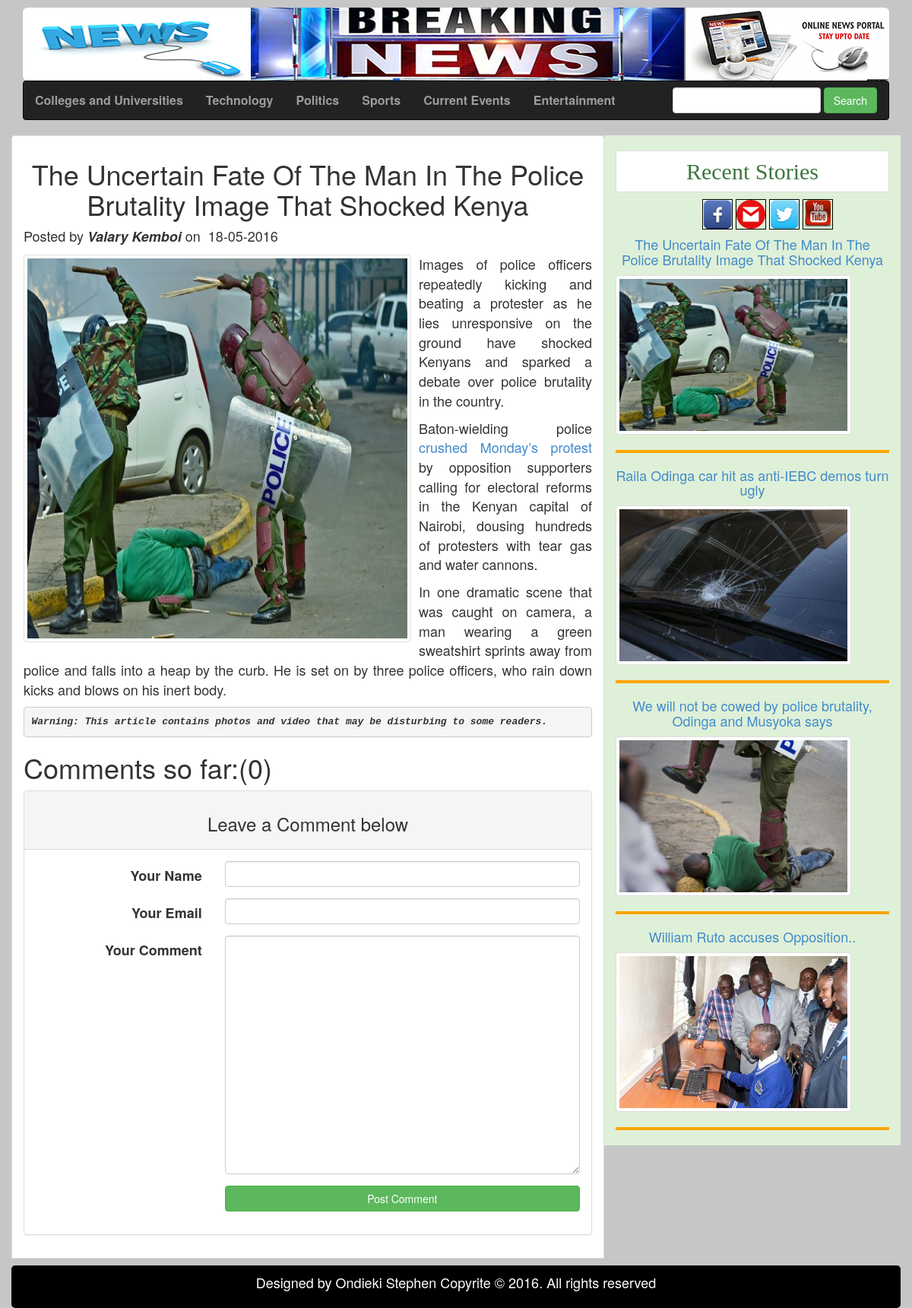
Screenshot of /details.php?post=26 with the database file from the repository.
### tables this page shows
CREATE TABLE IF NOT EXISTS `categories` (
  `cat_id` int(10) NOT NULL,
  `cat_title` varchar(255) NOT NULL
);

CREATE TABLE IF NOT EXISTS `posts` (
  `post_id` int(10) NOT NULL,
  `category_id` int(10) NOT NULL,
  `post_title` varchar(255) NOT NULL,
  `post_date` text NOT NULL,
  `post_author` varchar(255) NOT NULL,
  `post_keywords` text NOT NULL,
  `post_image` text NOT NULL,
  `post_content` text NOT NULL
);

### details.php (the view, shortened to what this page needs)
<!DOCTYPE HTML">
<html lang="eng">
<head>
<link type="text/css"rel="stylesheet"href="css/bootstrap.min.css"/>
<link type="text/css"rel="stylesheet"href="styles.css"/>
</head>
<body>
	<?php
		include 'header.php';
	?>
	<div class="container">
		<div class="row">
			<div class="col-sm-8 list-group-item">
				<?php
					if(isset($_GET['post']))
					{
					$post_id=$_GET['post'];
				 	$select_posts="SELECT * FROM posts WHERE post_id='$post_id'";
				 	$post_query=mysql_query($select_posts);
				 	while($query_row=mysql_fetch_array($post_query))
				 	{
						$post_title=$query_row['post_title'];
						$post_date=$query_row['post_date'];
						$post_author=$query_row['post_author'];
						$post_image=$query_row['post_image'];
						$post_content=$query_row['post_content'];
						echo "
						<h1 style='text-align:center;'>$post_title</h1>
						<p><span>Posted by </span><span style='font-weight:bold;font-style:italic;'>$post_author</span> on &nbsp;$post_date</p>
						<div class='img-thumbnail pull-left' style='margin-right:10px;'><img src='admin/new_images/$post_image'width='500'height='500'></div>
						<p>$post_content</p>
						";
					}
					include 'comment_form.php';
				}
				?>
			</div>
			<div class="col-sm-4 list-group-item-success">
			<h2 class="list-group-item"style="text-align: center;font-family: lucida calligraphy;">Recent Stories</h2>
				<?php
					include'sidebar.php';
				?>
			</div>
		</div>
		<?php
		  include 'footer.php';
		?>
	</div>
</body>
</html>

### header.php (shortened to what this page needs)
<!DOCTYPE HTML">
<html>
<head>
<link type="text/css"rel="stylesheet"href="css/bootstrap.min.css"/>
<link type="text/css"rel="stylesheet"href="styles.css"/>
</head>
<body>
	<div class="container">
		<a href="index.php"><div class="jumbotron">
		</div></a>
		<div class="navbar navbar-inverse"id="navbar">
			<ul class="nav navbar-nav">
				<?php
				$select_cat="SELECT * FROM categories";
				$result=mysql_query($select_cat);
				while($cat_row=mysql_fetch_array($result))
				{
					$cat_id=$cat_row['cat_id'];
					$cat_title=$cat_row['cat_title'];
					echo "<li><a href='index.php?cat=$cat_id'>$cat_title</a></li>";
				}
				?>
			</ul>
			<div id="search"class="pull-right">
				<form method="GET"action="results.php"enctype="multipart/form-data"class="navbar-form">
				<input type="text"name="search"class="form-control"/>
				<input type="submit"name="submit"class="btn btn-success"value="Search"/>
				</form>
			</div>
		</div>
	</div>
</body>
</html>

### sidebar.php (shortened to what this page needs)
<html>
<head>
	<link type="text/css"rel="stylesheet"href="css/bootstrap.min.css"/>
	<link type="text/css"rel="stylesheet"href="styles.css"/>
</head>
<body>
<div id="social">
	<ul>
	<li><a href="#"><img src="img/facebook.png"/></a></li>
	<li><a href="#"><img src="img/gmail-icon.png"/></a></li>
	<li><a href="#"><img src="img/twitter.png"/></a></li>
	<li><a href="#"><img src="img/youtube.png"/></a></li>
</ul>
</div>
<?php
				 	$select_posts="SELECT * FROM posts ORDER BY 1 DESC LIMIT 0,4";
				 	$post_query=mysql_query($select_posts);
				 	while($query_row=mysql_fetch_array($post_query))
				 	{
						$post_id=$query_row['post_id'];
						$post_title=$query_row['post_title'];
						$post_image=$query_row['post_image'];
						echo "
						<h4 style='text-align:center;'><a href='details.php?post=$post_id'>$post_title</a></h4>
						<div class='img-thumbnail'style='margin-right:10px;'><img src='admin/new_images/$post_image'width='300'height='200'></div><hr style='border:2px solid orange;'>
						";
					}
				?>
</body>
</html>

### styles.css (style rules this page uses)
.jumbotron { margin-top: 10px; background-image:url(img/mouse-news1.jpg),url(img/breakingnews3.jpg),url(img/banner2.jpg); background-repeat: no-repeat; background-position: left top,center,right top; background-color: #798186; }
#navbar { margin-top:-30px; }
p { font-size: 18px; text-align: justify; }
#social ul li { list-style-type: none; display: inline; }
#social img { width: 40px; height: 40px; border: 1px solid black; }
#social { margin: 10px; text-align: center; }
body { background-image: ; background-color:#c6c6c6; }
body { background-attachment: fixed; }
#navbar ul li a { font-size: 16px; font-weight: bold; }

### rows the page displays
categories: cat_title "Colleges and Universities"
categories: cat_title "Technology"
categories: cat_title "Politics"
categories: cat_title "Sports"
categories: cat_title "Current Events"
categories: cat_title "Entertainment"
posts: post_title "The Uncertain Fate Of The Man In The Police Brutality Image That Shocked Kenya", post_author "Valary Kemboi", post_date "18-05-2016", post_image (picture), post_content "Images of police officers repeatedly kicking and beating a protester as he lies unresponsive on the ground have shocked Kenyans and sparked a debate over police brutality in the country. Baton-wielding police crushed Monday’s protest by opposition supporters calling for electoral reforms in the Kenyan capital of Nairobi, dousing hundreds of protesters with tear gas and water cannons. In one dramatic scene that was caught on camera, a man wearing a green sweatshirt sprints away from police and falls into a heap by the curb. He is set on by three police officers, who rain down kicks and blows on his inert body. Warning: This article contains photos and video that may be disturbing to some…"
posts: post_title "Raila Odinga car hit as anti-IEBC demos turn ugly", post_image (picture)
posts: post_title "We will not be cowed by police brutality, Odinga and Musyoka says", post_image (picture)
posts: post_title "William Ruto accuses Opposition..", post_image (picture)

### other values shown
$num_rows "0"
